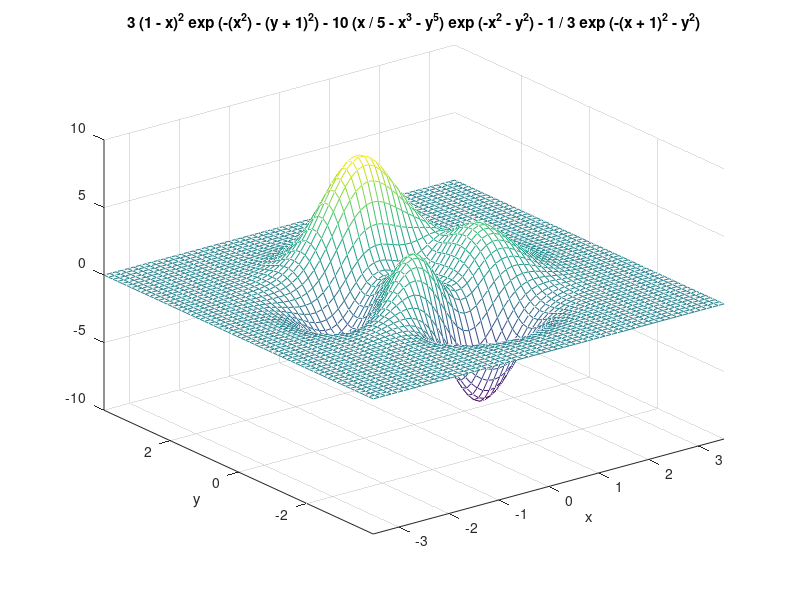

This figure's MATLAB source:
f=@(x,y)3*(1-x).^2.*exp(-(x.^2) - (y+1).^2)- 10*(x/5 - x.^3 - y.^5).*exp(-x.^2-y.^2)- 1/3*exp(-(x+1).^2 - y.^2);  
ezmesh(f);